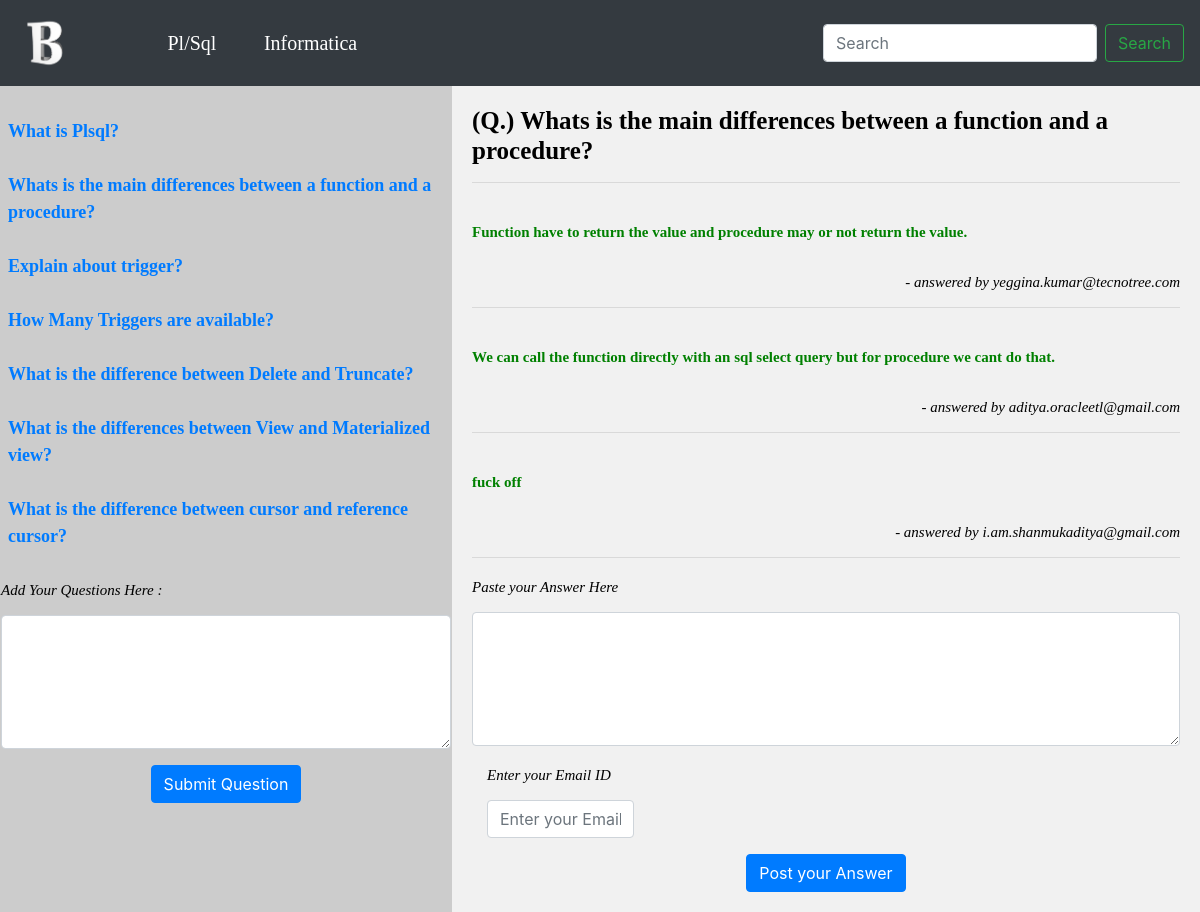
The app's page /plsql/plsql_answers/29/ with its own data.
### UI/models.py (models this page shows, shortened)
class plsql_details(models.Model):
    Question=models.TextField(max_length=1000)
    Answer=models.TextField(max_length=10000)
    Email=models.EmailField()
    def get_absolute_url(self):
        print('hitted first one')
        return reverse("answers",kwargs={'id':self.id})

class plsql_detail_answers(models.Model):
    qid=models.IntegerField()
    Quest=models.TextField(max_length=1000)
    Answ=models.TextField(max_length=10000)
    mail=models.EmailField()
    def __str__(self):
        return self.Answ

### UI/views.py (the view)
# urls.py: path('plsql/plsql_answers/<int:id>/',views.plsql_answers,name='answers'),
def plsql_answers(request,id):
    list=plsql_detail_answers.objects.values_list('qid')
    if (id,) in list:
        objs = plsql_detail_answers.objects.all().filter(qid=id)
        print(objs)
        details = plsql_details.objects.all()
        det = plsql_details.objects.all().filter(id=id)
        return render(request, 'UI/plsql.html', {'details': details, 'objs': objs,'det':det})
    else:
        details = plsql_details.objects.all()
        det = plsql_details.objects.all().filter(id=id)
        return render(request, 'UI/plsql.html', {'details': details,'det':det})

### templates/UI/plsql.html (shortened to what this page needs)
{% extends 'UI/header.html'%}
{%load staticfiles%}
{%block content%}
<head>
<link rel="stylesheet" href="{%static '/CSS/Home.CSS'%}">
</head>
<body>
<section >
  <nav >
    {% if details%}&nbsp&nbsp
    <ul>
      {%for detail in details%}
        <li><a href="{{ detail.get_absolute_url }}" > {{detail.Question}}</a></li>
      {%endfor%}
    </ul>
    {%else%}
     <h2>No Questions are available</h2>
    {%endif%}
      <form method="post" action="{% url 'question_submit'%}">
        <div class="form-group">
            <label for="exampleFormControlTextarea1"><h4 class="text" align="center">Add Your Questions Here :</h4></label>
            <textarea name="question" class="form-control" id="exampleFormControlTextarea1" rows="5" cols="1"></textarea>
        </div>
            <div align="center">
            <button class="btn btn-primary" type="submit"> Submit Question </button>
        </div>
      </form>
  </nav>
  <article>
      {%if det%}
            {%for ob in det%}
                    <h1>(Q.) {{ob.Question}}</h1><hr>
            {%endfor%}
      {%endif%}
      {%if objs%}
            {%for ob in objs%}
                <h2>{{ob.Answ}}</h2>
                    <h3 align="right"> - answered by {{ob.mail}} </h3><hr>
            {%endfor%}
      {%endif%}
      {%if det%}
        {%for de in det%}
       <form method="post" action= "{% url 'answer_submit' de.id %} ">
           {%endfor%}
        <div class="form-group">
            <label for="exampleFormControlTextarea2"><h4>Paste your Answer Here</h4></label>
            <textarea name="answer" class="form-control" id="exampleFormControlTextarea2" rows="5" cols="1"></textarea>
        </div>
              <div class="col-md-3 mb-3">
                  <label for="validationDefault04"><h4>Enter your Email ID</h4></label>
                <input type="email" name="email" class="form-control" id="validationDefault04"
                       placeholder="Enter your Email" required>
            </div>
            <div align="center">
            <button class="btn btn-primary" type="submit"> Post your Answer </button>
        </div>
      </form>
      {%endif%}
  </article>
</section>
</body>
{%endblock%}

### records on screen
plsql_details: Question "What is Plsql?"
plsql_details: Question "Whats is the main differences between a function and a procedure?"
plsql_details: Question "Explain about trigger?"
plsql_details: Question "How Many Triggers are available?"
plsql_details: Question "What is the difference between Delete and Truncate?"
plsql_details: Question "What is the differences between View and Materialized view?"
plsql_details: Question "What is the difference between cursor and reference cursor?"
plsql_detail_answers: Answ "Function have to return the value and procedure may or not return the value.", mail "yeggina.kumar@tecnotree.com"
plsql_detail_answers: Answ "We can call the function directly with an sql select query but for procedure we cant do that.", mail "aditya.oracleetl@gmail.com"
plsql_detail_answers: Answ "fuck off", mail "i.am.shanmukaditya@gmail.com"
